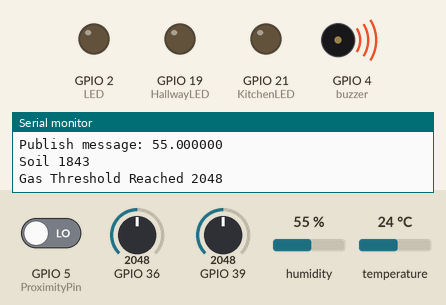
Simulated run of this sketch. Board: ESP32. Parts: output pins drawn as LEDs (lit = HIGH), buzzer (waves = sounding, pin HIGH), the last lines printed to the serial monitor. The inputs (shaded band) are chosen by the test bench; at power-on: GPIO 5 (ProximityPin) LOW, GPIO 36 = 2048, GPIO 39 = 2048, humidity 55 %, temperature 24 °C. WiFi joins after 1.5 s; servers stay silent unless stated; random numbers use the default seed unless the sketch sets one; no MQTT or app messages arrive unless stated.

Above: at 5.9 s.
6.0 s: GPIO 5 (ProximityPin) driven HIGH
At 7.9 s:
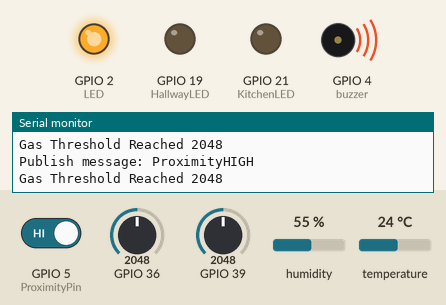
8.2 s: GPIO 5 (ProximityPin) driven LOW
At 9.7 s:
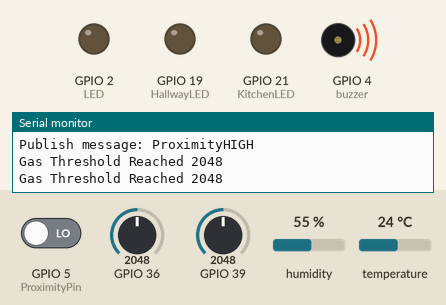
Timing chart, 0 to 11.2 s (numbered marks = the images above; inputs shaded):
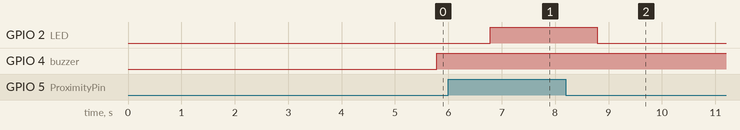

The sketch:

CombinedSensorsMQTT.ino
```cpp
#include "WiFi.h"
#include <PubSubClient.h>
#include "DHTesp.h"
#include <driver/adc.h>

/*Pin Connections for Sensors*/
#define ProximityPin 5
#define buzzer 4
#define LED 2 //onboard led
#define GasPin ADC1_CHANNEL_0
#define SoilPin ADC1_CHANNEL_3
#define HallwayLED 19
#define KitchenLED 21


#define tempHumidFreq 15 //Frequency at which temperature and humidity values are sent
#define minutes 60*1000
#define gasThreshold 750 //Threshold value for gas
#define avgArraySize 10


#define withMQTT
#define withAvg

/*WiFi Settings*/
//const char* ssid = "UPC2888929";
//const char* password = "Xtjmbpxs7bws";


const char* ssid = "EitDigital";
const char* password = "digital2019";


const char* mqtt_server = "test.mosquitto.org";

/*Variable Declarations*/
WiFiClient espClient;
PubSubClient client(espClient);
long lastMsg = -(tempHumidFreq+1)*minutes;
char msg[500];


DHTesp dht;
bool proxFlag = false;
int looper =0;
int soilAvgArray[avgArraySize];
int gasAvgArray[avgArraySize];


/*Function to connect to the WiFi and display the WiFi name*/

void setup_wifi()
{

  delay(10);


  Serial.println();
  Serial.print("Connecting to ");
  Serial.println(ssid);

  WiFi.begin(ssid, password);

  while (WiFi.status() != WL_CONNECTED)
  {
    delay(500);
    Serial.print(".");
  }

  randomSeed(micros());

  Serial.println("");
  Serial.println("WiFi connected");
  Serial.println("IP address: ");
  Serial.println(WiFi.localIP());
}

/*Function that processes the data acquired from MQTT*/
void callback(char* topic, byte* payload, unsigned int length)
{
  char * hallway = "5b957e88f3b6e2217420d1b4-smarthome/hallway";
  char * kitchen = "5b957e88f3b6e2217420d1b4-smarthome/kitchen";
  if( (strcmp(topic, hallway)==0) || (strcmp(topic, kitchen) == 0))
  {
    Serial.print("Message arrived [");
    Serial.print(topic);
    Serial.print("] ");
    for (int i = 0; i < length; i++)
    {
      Serial.print((char)payload[i]);
    }
    Serial.println();

     if((strcmp(topic, hallway)==0)) //if Hallway LED topic is detected
     {

      //Switch on the LED if an 1 was received as first character
      if ((char)payload[0] == '1')
      {

        Serial.println("Hallway LED ON");
        digitalWrite(HallwayLED, HIGH);
      }
      else
      {

      Serial.println("Hallway LED Off");
      digitalWrite(HallwayLED, LOW);
      }

     };

     if((strcmp(topic, kitchen)==0)) //if Kitchen LED topic is detected
     {

      //Switch on the LED if an 1 was received as first character
      if ((char)payload[0] == '1')
      {

        Serial.println("Kitchen LED ON");
        digitalWrite(KitchenLED, HIGH);
      }
      else
      {
        Serial.println("Kitchen LED Off");
        digitalWrite(KitchenLED, LOW);
      }

     };

  }
}

void reconnect()
{
  // Loop until we're reconnected
  while (!client.connected())
  {
    Serial.print("Attempting MQTT connection...");
    // Create a random client ID
    String clientId = "ESP32-redquartista";
    clientId += String(random(0xffff), HEX);
    // Attempt to connect
    if (client.connect(clientId.c_str())) {
      Serial.println("connected");
      // Once connected, publish an announcement...
      client.publish("5b957e88f3b6e2217420d1b4-smarthome", "hello world");
      // ... and resubscribe
      client.subscribe("5b957e88f3b6e2217420d1b4-smarthome/#");
    }
    else
    {
      Serial.print("failed, rc=");
      Serial.print(client.state());
      Serial.println(" try again in 5 seconds");
      // Wait 5 seconds before retrying
      delay(5000);
    }
  }
}

void setup()
{


/*Initialize Average Arrays*/

/*Initialize a pin to interface proximity sensor as Input and the pins for LEDs, buzzer as ooutput*/
  pinMode(ProximityPin, INPUT);

  pinMode(LED, OUTPUT);
  digitalWrite(LED, LOW);

  pinMode(HallwayLED, OUTPUT);
  digitalWrite(HallwayLED, LOW);

  pinMode(KitchenLED, OUTPUT);
  digitalWrite(KitchenLED, LOW);

  pinMode(buzzer, OUTPUT);
  digitalWrite(buzzer, LOW);

  Serial.begin(115200);

  /*Wifi Setup*/
  #ifdef withMQTT
  setup_wifi();
  client.setServer(mqtt_server, 1883);
  client.setCallback(callback);
  client.subscribe("5b957e88f3b6e2217420d1b4-smarthome/#"); //Subscribe to the MQTT topic of Smart Home
  #endif

  /*ADC Configuration*/
  adc1_config_width(ADC_WIDTH_BIT_10);
  adc1_config_channel_atten(GasPin, ADC_ATTEN_DB_11);
  adc1_config_channel_atten(SoilPin, ADC_ATTEN_DB_11);

  delay(1000);

  #ifdef withAvg
    for(looper = 0; looper <= avgArraySize-1; looper++)
    {
        soilAvgArray[looper] = adc1_get_raw(SoilPin);
        delay(10);
        gasAvgArray[looper] = adc1_get_raw(GasPin);
        delay(10);
    }
    Serial.println("Average Arrays Initiated!");

//     for(looper = 0; looper <= avgArraySize-1; looper++)
//    {
//        Serial.print(soilAvgArray[looper]);
//        Serial.print("\n");
//        delay(10);
//    }
//
//     for(looper = 0; looper <= avgArraySize-1; looper++)
//    {
//        Serial.print(gasAvgArray[looper]);
//        Serial.print("\n");
//        delay(10);
//    }
  #endif

  dht.setup(15, DHTesp::DHT11); // Connect DHT sensor to GPIO 15
  delay(1000);
  Serial.println("Notification Alerts are turned ON! ");
  delay(1000);
}


void loop()
{
  #ifdef withMQTT

  if (!client.connected())
  {
    reconnect();
  }
  client.loop();

  #endif


   /*---------------------------------------------*/


    delay(dht.getMinimumSamplingPeriod());


    long now = millis();
    if (now - lastMsg > tempHumidFreq*minutes)
    {
          lastMsg = now;
          float temperature = dht.getTemperature();
          snprintf (msg, 50, "%f", temperature);
          Serial.print("Publish message: ");
          Serial.println(msg);
          #ifdef withMQTT
          client.publish("5b957e88f3b6e2217420d1b4-smarthome/temperature", msg);
          #endif


          float humidity = dht.getHumidity();
          snprintf (msg, 50, "%f", humidity);
          Serial.print("Publish message: ");
          Serial.println(msg);
          #ifdef withMQTT
          client.publish("5b957e88f3b6e2217420d1b4-smarthome/humidity", msg);
          #endif

            /* Moving average for soil value*/
          float avgSoilValue = 0;
          #ifdef withAvg
          for(looper=1; looper<avgArraySize-1; looper++)
          {
            avgSoilValue += (float) gasAvgArray[looper];
            gasAvgArray[looper-1] = gasAvgArray[looper];
          }
          gasAvgArray[avgArraySize] = (float)adc1_get_raw(SoilPin);
          avgSoilValue += (float)adc1_get_raw(SoilPin);
          avgSoilValue = avgSoilValue/avgArraySize;
          #else
          avgSoilValue = (float)adc1_get_raw(SoilPin);
          #endif


          snprintf (msg, 50, "%d",(int)avgSoilValue);
          Serial.print("Soil ");
          Serial.println(msg);
          #ifdef withMQTT
          client.publish("5b957e88f3b6e2217420d1b4-smarthome/moisture", msg);
          #endif


       }


    /* Moving average for gas value*/

    float avgGasValue =  0;

    #ifdef withAvg
    for(looper=1; looper<=avgArraySize-1; looper++)
    {
      avgGasValue += (float) gasAvgArray[looper];
      gasAvgArray[looper-1] = gasAvgArray[looper];
    }

    gasAvgArray[avgArraySize]=(float)adc1_get_raw(GasPin);
    avgGasValue += (float)adc1_get_raw(GasPin);
    avgGasValue = avgGasValue/(float)avgArraySize;
    #else
    avgGasValue = (float)adc1_get_raw(GasPin);
    #endif
    /*---------------------------------------------*/


    if(avgGasValue>gasThreshold)
    {
      digitalWrite(buzzer, HIGH);
      snprintf (msg, 50, "%d", (int)avgGasValue);
      Serial.print("Gas Threshold Reached ");
      Serial.println(msg);
      #ifdef withMQTT
      client.publish("5b957e88f3b6e2217420d1b4-smarthome/gas", msg);
      #endif


    }

    else
    {
      digitalWrite(buzzer, LOW);
    };


   if((digitalRead(ProximityPin) == HIGH) && proxFlag == false)
  {
    proxFlag = true;
    snprintf (msg, 50, "ProximityHIGH");
    Serial.print("Publish message: ");
    Serial.println(msg);
      #ifdef withMQTT
      client.publish("5b957e88f3b6e2217420d1b4-smarthome/movement", msg);
      #endif
      digitalWrite(LED, HIGH);
  }

  else if(digitalRead(ProximityPin) == LOW)
  {
    //Serial.println("\nPresence NOT Detected!!!");
    digitalWrite(LED, LOW);
    proxFlag = false;
  };


}
```

Measured:
- after the input at 6.0 s, GPIO 2 (LED): LOW → HIGH after 0.78 s
- after the input at 8.2 s, GPIO 2 (LED): HIGH → LOW after 0.58 s
